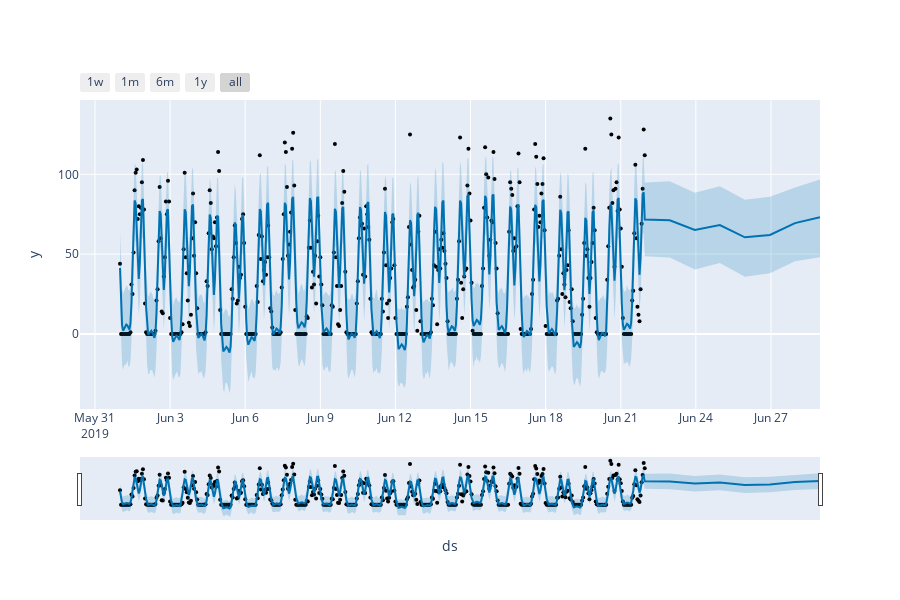

This figure's notebook cell:
### Code cell
from prophet.plot import plot_plotly, plot_components_plotly

plot_plotly(m, forecast)

### Figure 1 — Plotly figure (JSON) as saved in the notebook; plotly's stock layout.template omitted (floating-point values rounded to 4 significant figures; data arrays with more than 128 entries replaced by an {"elided": "..."} marker saying what was removed)
{"data": [{"marker": {"color": "black", "size": 4}, "mode": "markers", "name": "Actual", "type": "scatter", "x": {"elided": "504 str values"}, "y": {"elided": "504 int values"}}, {"hoverinfo": "skip", "line": {"width": 0}, "mode": "lines", "type": "scatter", "x": {"elided": "511 str values"}, "y": {"elided": "511 float values"}}, {"fill": "tonexty", "fillcolor": "rgba(0, 114, 178, 0.2)", "line": {"color": "#0072B2", "width": 2}, "mode": "lines", "name": "Predicted", "type": "scatter", "x": {"elided": "511 str values"}, "y": {"elided": "511 float values"}}, {"fill": "tonexty", "fillcolor": "rgba(0, 114, 178, 0.2)", "hoverinfo": "skip", "line": {"width": 0}, "mode": "lines", "type": "scatter", "x": {"elided": "511 str values"}, "y": {"elided": "511 float values"}}], "layout": {"height": 600, "showlegend": false, "width": 900, "xaxis": {"rangeselector": {"buttons": [{"count": 7, "label": "1w", "step": "day", "stepmode": "backward"}, {"count": 1, "label": "1m", "step": "month", "stepmode": "backward"}, {"count": 6, "label": "6m", "step": "month", "stepmode": "backward"}, {"count": 1, "label": "1y", "step": "year", "stepmode": "backward"}, {"step": "all"}]}, "rangeslider": {"visible": true}, "title": {"text": "ds"}, "type": "date"}, "yaxis": {"title": {"text": "y"}}}}
